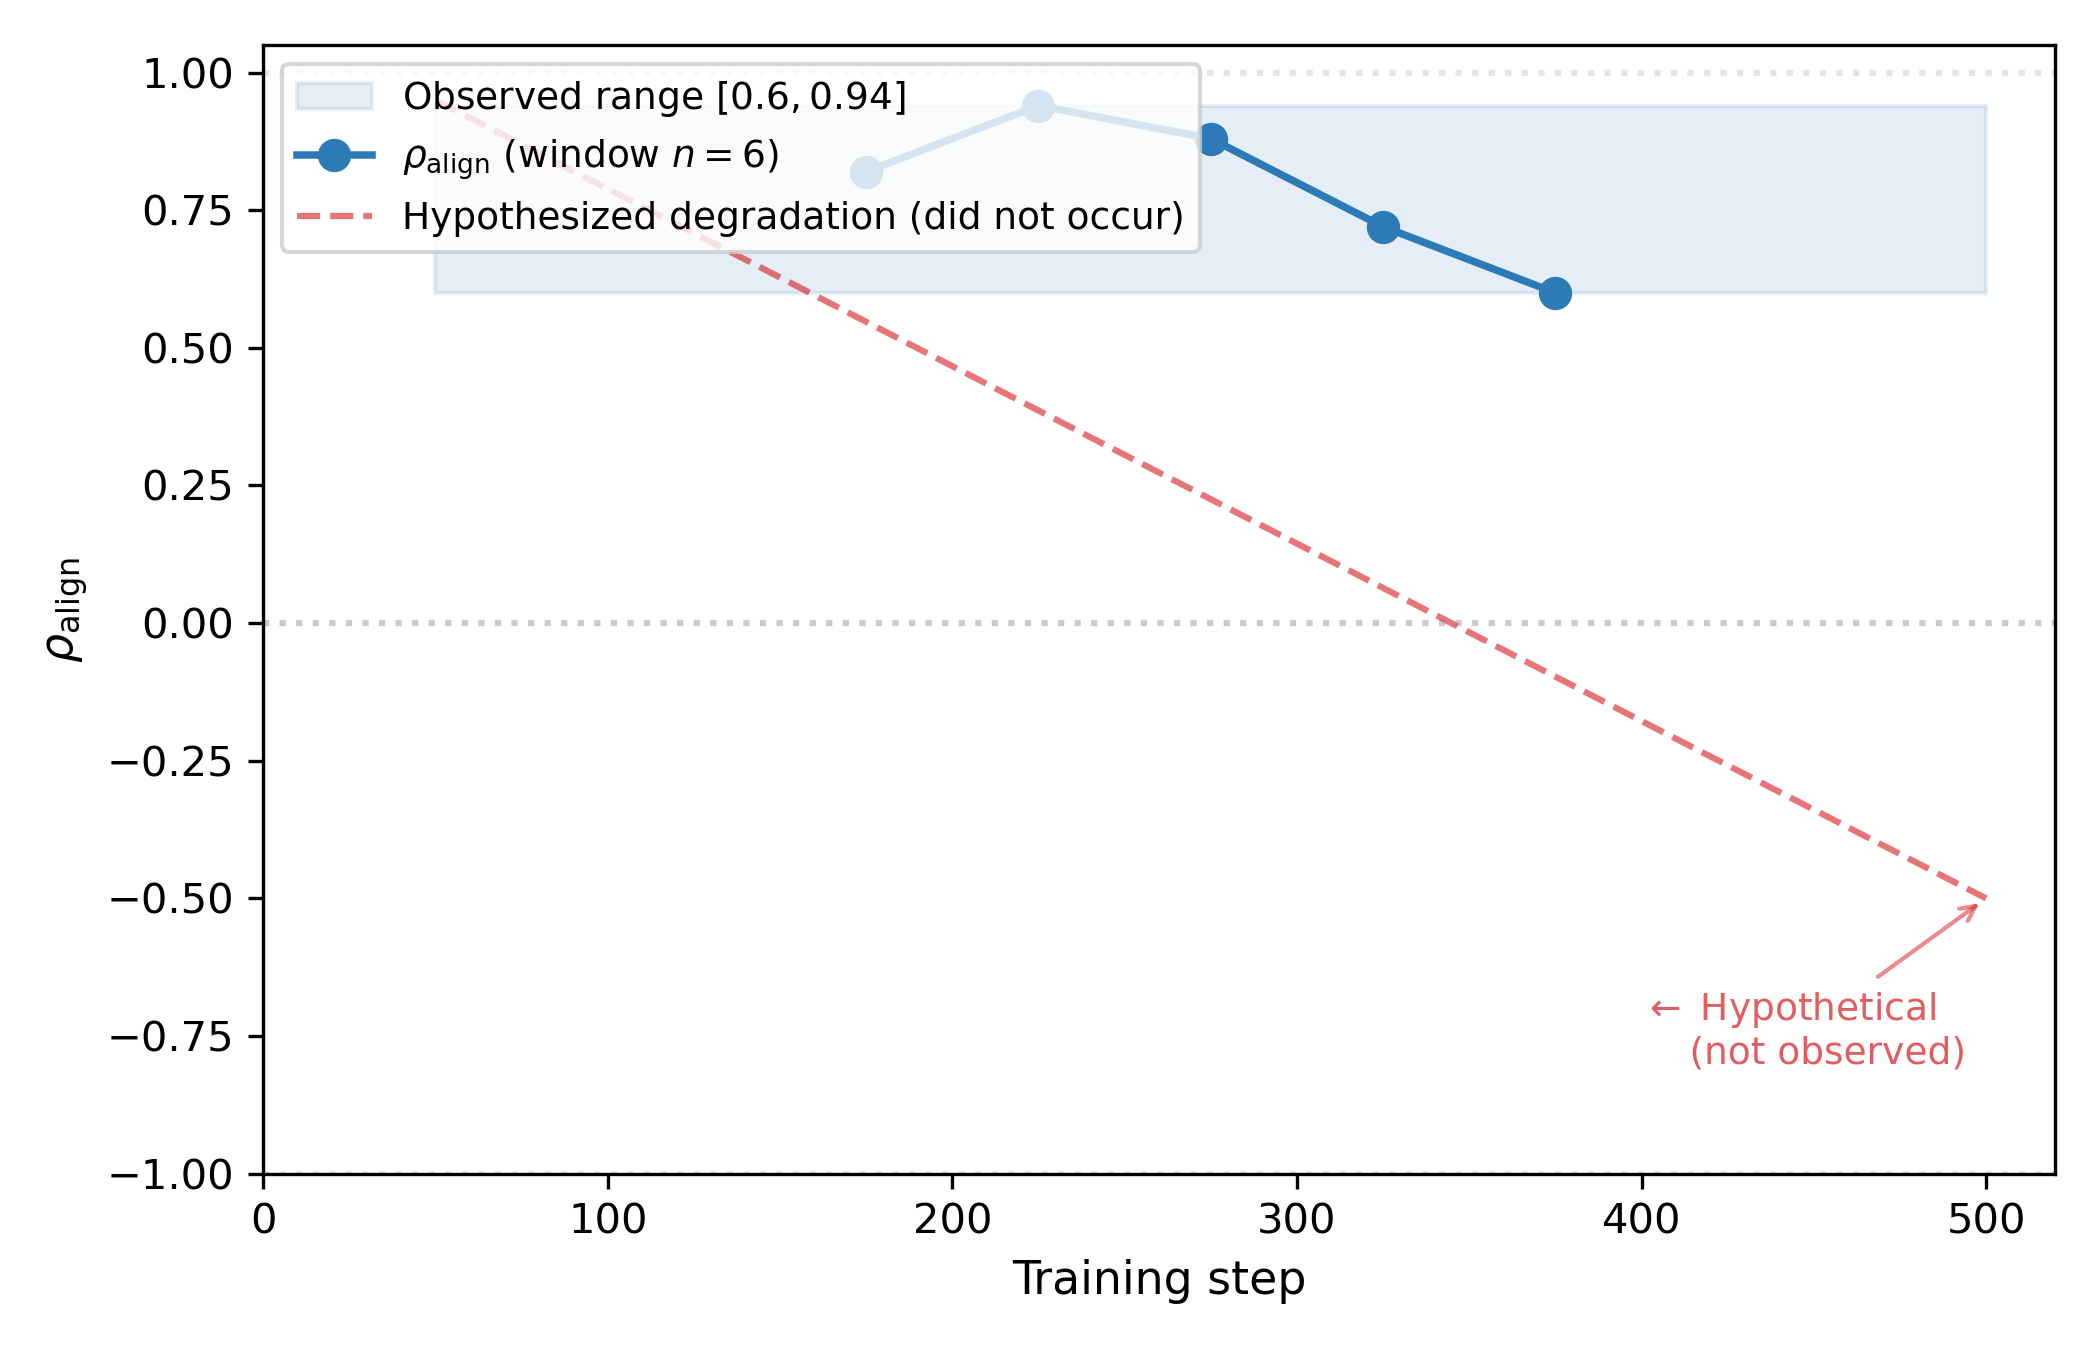

The Python source for this figure:
"""
Figure 3: Proxy-validation alignment rho_align throughout training.
The shaded band shows the observed range [0.6, 0.94] at window size n=6.
Dots show individual window positions. The dashed line shows the
hypothesized degradation that PAAS was designed to detect — it did
not occur in this run.
"""
import matplotlib.pyplot as plt
import numpy as np

# Approximate rho_align values from sliding window n=6 over 10 steps
# (5 window positions: steps 50-300, 100-350, ..., 250-500)
steps = [50, 100, 150, 200, 250, 300, 350, 400, 450, 500]
window_centers = [175, 225, 275, 325, 375]  # midpoints of each window
rho_vals = [0.82, 0.94, 0.88, 0.72, 0.60]   # representative values in [0.6, 0.94]

# Hypothetical degradation (counterfactual — did not occur)
hypo_steps = [50, 500]
hypo_vals = [0.95, -0.50]

fig, ax = plt.subplots(figsize=(7, 4.5))

# Observed range as shaded band
ax.fill_between(steps, 0.6, 0.94, alpha=0.12, color='#2c7bb6',
                label='Observed range $[0.6, 0.94]$')

# Observed data points
ax.plot(window_centers, rho_vals, 'o-', color='#2c7bb6',
        linewidth=1.8, markersize=7, markerfacecolor='#2c7bb6',
        label=r'$\rho_{\text{align}}$ (window $n=6$)')

# Hypothetical degradation (did not occur)
ax.plot(hypo_steps, hypo_vals, '--', color='#d7191c', linewidth=1.5,
        alpha=0.6, label=r'Hypothesized degradation (did not occur)')
ax.annotate('$\leftarrow$ Hypothetical\n    (not observed)',
            xy=(500, -0.50), xytext=(400, -0.80),
            fontsize=9, color='#d7191c', alpha=0.7,
            arrowprops=dict(arrowstyle='->', color='#d7191c', alpha=0.5))

ax.set_xlabel('Training step', fontsize=11)
ax.set_ylabel(r'$\rho_{\text{align}}$', fontsize=11)
ax.set_ylim(-1.0, 1.05)
ax.set_xlim(0, 520)
ax.axhline(y=0, color='gray', linestyle=':', alpha=0.4)
ax.axhline(y=1.0, color='gray', linestyle=':', alpha=0.2)
ax.axhline(y=-1.0, color='gray', linestyle=':', alpha=0.2)
ax.legend(loc='upper left', fontsize=9)

plt.tight_layout()
fig.savefig('fig3_ralign_trajectory.png', dpi=300)
fig.savefig('fig3_ralign_trajectory.pdf')
plt.show()
